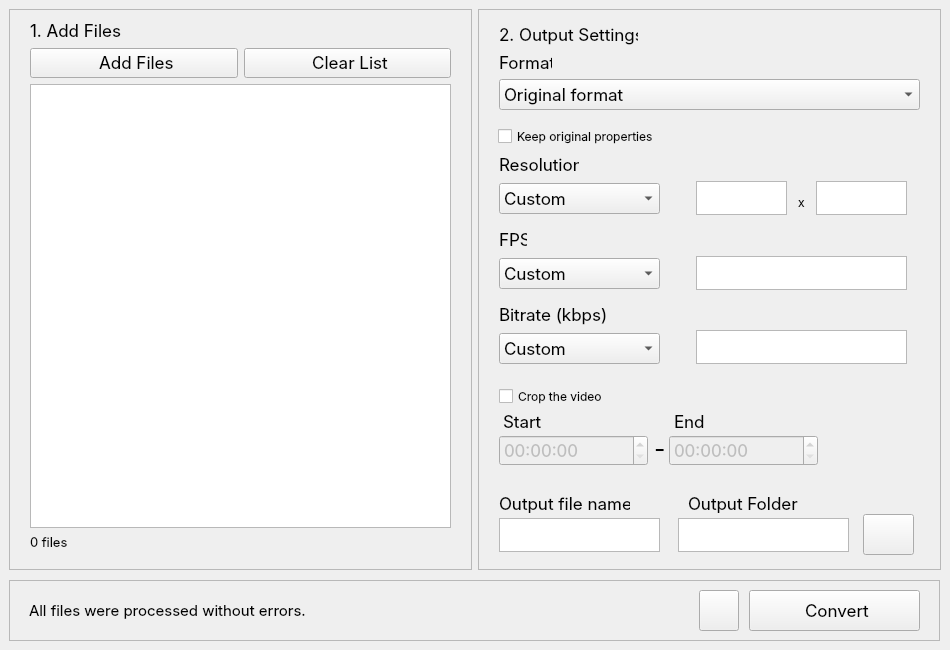
<?xml version="1.0" encoding="UTF-8"?>
<ui version="4.0">
 <class>MainWindow</class>
 <widget class="QMainWindow" name="MainWindow">
  <property name="geometry">
   <rect>
    <x>0</x>
    <y>0</y>
    <width>950</width>
    <height>650</height>
   </rect>
  </property>
  <property name="minimumSize">
   <size>
    <width>950</width>
    <height>650</height>
   </size>
  </property>
  <property name="maximumSize">
   <size>
    <width>950</width>
    <height>650</height>
   </size>
  </property>
  <property name="windowTitle">
   <string>FFmpeg Studio v1.0</string>
  </property>
  <property name="windowIcon">
   <iconset resource="resources.qrc">
    <normaloff>:/media/icon.png</normaloff>:/media/icon.png</iconset>
  </property>
  <property name="styleSheet">
   <string notr="true">font-family: Inter;</string>
  </property>
  <widget class="QWidget" name="centralwidget">
   <widget class="QFrame" name="Frame1">
    <property name="geometry">
     <rect>
      <x>9</x>
      <y>9</y>
      <width>463</width>
      <height>561</height>
     </rect>
    </property>
    <property name="autoFillBackground">
     <bool>false</bool>
    </property>
    <property name="styleSheet">
     <string notr="true"/>
    </property>
    <property name="frameShape">
     <enum>QFrame::Shape::StyledPanel</enum>
    </property>
    <property name="frameShadow">
     <enum>QFrame::Shadow::Raised</enum>
    </property>
    <widget class="QWidget" name="layoutWidget">
     <property name="geometry">
      <rect>
       <x>21</x>
       <y>11</y>
       <width>421</width>
       <height>531</height>
      </rect>
     </property>
     <layout class="QGridLayout" name="gridLayout">
      <item row="3" column="0">
       <widget class="QLabel" name="FileCount">
        <property name="font">
         <font>
          <family>Inter</family>
          <pointsize>10</pointsize>
         </font>
        </property>
        <property name="text">
         <string>0 files</string>
        </property>
       </widget>
      </item>
      <item row="0" column="0">
       <widget class="QLabel" name="txtStep1">
        <property name="font">
         <font>
          <family>Inter</family>
          <pointsize>13</pointsize>
         </font>
        </property>
        <property name="text">
         <string>1. Add Files</string>
        </property>
       </widget>
      </item>
      <item row="1" column="1">
       <widget class="QPushButton" name="btnClearList">
        <property name="font">
         <font>
          <family>Inter</family>
          <pointsize>13</pointsize>
         </font>
        </property>
        <property name="styleSheet">
         <string notr="true"/>
        </property>
        <property name="text">
         <string> Clear List</string>
        </property>
        <property name="icon">
         <iconset theme="QIcon::ThemeIcon::EditDelete"/>
        </property>
        <property name="iconSize">
         <size>
          <width>15</width>
          <height>15</height>
         </size>
        </property>
       </widget>
      </item>
      <item row="1" column="0">
       <widget class="QPushButton" name="btnAddFiles">
        <property name="font">
         <font>
          <family>Inter</family>
          <pointsize>13</pointsize>
         </font>
        </property>
        <property name="styleSheet">
         <string notr="true"/>
        </property>
        <property name="text">
         <string> Add Files</string>
        </property>
        <property name="icon">
         <iconset theme="QIcon::ThemeIcon::DocumentPageSetup"/>
        </property>
        <property name="iconSize">
         <size>
          <width>15</width>
          <height>15</height>
         </size>
        </property>
       </widget>
      </item>
      <item row="2" column="0" colspan="2">
       <widget class="QListWidget" name="listFiles">
        <property name="enabled">
         <bool>true</bool>
        </property>
        <property name="font">
         <font>
          <family>Inter</family>
          <pointsize>10</pointsize>
         </font>
        </property>
       </widget>
      </item>
     </layout>
    </widget>
   </widget>
   <widget class="QFrame" name="Frame2">
    <property name="geometry">
     <rect>
      <x>478</x>
      <y>9</y>
      <width>463</width>
      <height>561</height>
     </rect>
    </property>
    <property name="autoFillBackground">
     <bool>false</bool>
    </property>
    <property name="styleSheet">
     <string notr="true"/>
    </property>
    <property name="frameShape">
     <enum>QFrame::Shape::StyledPanel</enum>
    </property>
    <property name="frameShadow">
     <enum>QFrame::Shadow::Raised</enum>
    </property>
    <property name="lineWidth">
     <number>1</number>
    </property>
    <property name="midLineWidth">
     <number>0</number>
    </property>
    <widget class="QLabel" name="txtStep2">
     <property name="geometry">
      <rect>
       <x>21</x>
       <y>15</y>
       <width>139</width>
       <height>21</height>
      </rect>
     </property>
     <property name="font">
      <font>
       <family>Inter</family>
       <pointsize>13</pointsize>
      </font>
     </property>
     <property name="text">
      <string>2. Output Settings</string>
     </property>
    </widget>
    <widget class="QLabel" name="txtFormat">
     <property name="geometry">
      <rect>
       <x>21</x>
       <y>43</y>
       <width>53</width>
       <height>21</height>
      </rect>
     </property>
     <property name="font">
      <font>
       <family>Inter</family>
       <pointsize>13</pointsize>
      </font>
     </property>
     <property name="text">
      <string>Format</string>
     </property>
    </widget>
    <widget class="QLabel" name="txtResolution">
     <property name="geometry">
      <rect>
       <x>21</x>
       <y>145</y>
       <width>80</width>
       <height>21</height>
      </rect>
     </property>
     <property name="font">
      <font>
       <family>Inter</family>
       <pointsize>13</pointsize>
      </font>
     </property>
     <property name="text">
      <string>Resolution</string>
     </property>
    </widget>
    <widget class="QLabel" name="txtFPS">
     <property name="geometry">
      <rect>
       <x>21</x>
       <y>220</y>
       <width>28</width>
       <height>21</height>
      </rect>
     </property>
     <property name="font">
      <font>
       <family>Inter</family>
       <pointsize>13</pointsize>
      </font>
     </property>
     <property name="text">
      <string>FPS</string>
     </property>
    </widget>
    <widget class="QLabel" name="txtBitrate">
     <property name="geometry">
      <rect>
       <x>21</x>
       <y>295</y>
       <width>111</width>
       <height>21</height>
      </rect>
     </property>
     <property name="font">
      <font>
       <family>Inter</family>
       <pointsize>13</pointsize>
      </font>
     </property>
     <property name="text">
      <string>Bitrate (kbps)</string>
     </property>
    </widget>
    <widget class="QCheckBox" name="KeepOriginal">
     <property name="geometry">
      <rect>
       <x>20</x>
       <y>115</y>
       <width>160</width>
       <height>24</height>
      </rect>
     </property>
     <property name="toolTip">
      <string>Keep empty the setting you do not want to change.</string>
     </property>
     <property name="text">
      <string>Keep original properties</string>
     </property>
    </widget>
    <widget class="QLabel" name="txtOutputPath">
     <property name="geometry">
      <rect>
       <x>210</x>
       <y>485</y>
       <width>111</width>
       <height>19</height>
      </rect>
     </property>
     <property name="font">
      <font>
       <family>Inter</family>
       <pointsize>13</pointsize>
      </font>
     </property>
     <property name="text">
      <string>Output Folder</string>
     </property>
    </widget>
    <widget class="QComboBox" name="BoxFormats">
     <property name="geometry">
      <rect>
       <x>21</x>
       <y>70</y>
       <width>421</width>
       <height>31</height>
      </rect>
     </property>
     <property name="font">
      <font>
       <family>Inter</family>
       <pointsize>13</pointsize>
      </font>
     </property>
     <property name="styleSheet">
      <string notr="true"/>
     </property>
     <item>
      <property name="text">
       <string>Original format</string>
      </property>
     </item>
     <item>
      <property name="text">
       <string>mp4</string>
      </property>
     </item>
     <item>
      <property name="text">
       <string>mkv</string>
      </property>
     </item>
     <item>
      <property name="text">
       <string>mov</string>
      </property>
     </item>
    </widget>
    <widget class="QComboBox" name="BoxResolutions">
     <property name="geometry">
      <rect>
       <x>21</x>
       <y>174</y>
       <width>161</width>
       <height>31</height>
      </rect>
     </property>
     <property name="font">
      <font>
       <family>Inter</family>
       <pointsize>13</pointsize>
      </font>
     </property>
     <property name="styleSheet">
      <string notr="true"/>
     </property>
     <item>
      <property name="text">
       <string>Custom</string>
      </property>
     </item>
     <item>
      <property name="text">
       <string>4K</string>
      </property>
     </item>
     <item>
      <property name="text">
       <string>UHD</string>
      </property>
     </item>
     <item>
      <property name="text">
       <string>Quad HD</string>
      </property>
     </item>
     <item>
      <property name="text">
       <string>2K</string>
      </property>
     </item>
     <item>
      <property name="text">
       <string>Full HD</string>
      </property>
     </item>
     <item>
      <property name="text">
       <string>HD</string>
      </property>
     </item>
     <item>
      <property name="text">
       <string>SVGA</string>
      </property>
     </item>
     <item>
      <property name="text">
       <string>VGA</string>
      </property>
     </item>
    </widget>
    <widget class="QPlainTextEdit" name="entryFPS">
     <property name="geometry">
      <rect>
       <x>218</x>
       <y>247</y>
       <width>211</width>
       <height>34</height>
      </rect>
     </property>
     <property name="font">
      <font>
       <family>Inter</family>
       <pointsize>13</pointsize>
      </font>
     </property>
     <property name="toolTip">
      <string>Specify it in positive values.</string>
     </property>
     <property name="styleSheet">
      <string notr="true"/>
     </property>
     <property name="lineWrapMode">
      <enum>QPlainTextEdit::LineWrapMode::NoWrap</enum>
     </property>
    </widget>
    <widget class="QPlainTextEdit" name="entryBitrate">
     <property name="geometry">
      <rect>
       <x>218</x>
       <y>321</y>
       <width>211</width>
       <height>34</height>
      </rect>
     </property>
     <property name="font">
      <font>
       <family>Inter</family>
       <pointsize>13</pointsize>
      </font>
     </property>
     <property name="toolTip">
      <string>Video bitrate. Specified in kbit/s, in positive integer values.</string>
     </property>
     <property name="styleSheet">
      <string notr="true"/>
     </property>
     <property name="lineWrapMode">
      <enum>QPlainTextEdit::LineWrapMode::NoWrap</enum>
     </property>
    </widget>
    <widget class="QPlainTextEdit" name="entryPath">
     <property name="geometry">
      <rect>
       <x>200</x>
       <y>509</y>
       <width>171</width>
       <height>34</height>
      </rect>
     </property>
     <property name="font">
      <font>
       <family>Inter</family>
       <pointsize>13</pointsize>
      </font>
     </property>
     <property name="styleSheet">
      <string notr="true"/>
     </property>
     <property name="lineWrapMode">
      <enum>QPlainTextEdit::LineWrapMode::NoWrap</enum>
     </property>
    </widget>
    <widget class="QPushButton" name="btnBrowse">
     <property name="geometry">
      <rect>
       <x>385</x>
       <y>505</y>
       <width>51</width>
       <height>41</height>
      </rect>
     </property>
     <property name="font">
      <font>
       <family>Inter</family>
       <pointsize>13</pointsize>
      </font>
     </property>
     <property name="styleSheet">
      <string notr="true"/>
     </property>
     <property name="text">
      <string/>
     </property>
     <property name="icon">
      <iconset theme="QIcon::ThemeIcon::FolderOpen"/>
     </property>
     <property name="iconSize">
      <size>
       <width>20</width>
       <height>20</height>
      </size>
     </property>
    </widget>
    <widget class="QPlainTextEdit" name="entryW">
     <property name="geometry">
      <rect>
       <x>218</x>
       <y>172</y>
       <width>91</width>
       <height>34</height>
      </rect>
     </property>
     <property name="font">
      <font>
       <family>Inter</family>
       <pointsize>13</pointsize>
      </font>
     </property>
     <property name="toolTip">
      <string>Width. Specify it in positive integer values.</string>
     </property>
     <property name="lineWrapMode">
      <enum>QPlainTextEdit::LineWrapMode::NoWrap</enum>
     </property>
    </widget>
    <widget class="QPlainTextEdit" name="entryH">
     <property name="geometry">
      <rect>
       <x>338</x>
       <y>172</y>
       <width>91</width>
       <height>34</height>
      </rect>
     </property>
     <property name="font">
      <font>
       <family>Inter</family>
       <pointsize>13</pointsize>
      </font>
     </property>
     <property name="toolTip">
      <string>Height. Specify it in positive integer values.</string>
     </property>
     <property name="lineWrapMode">
      <enum>QPlainTextEdit::LineWrapMode::NoWrap</enum>
     </property>
    </widget>
    <widget class="QComboBox" name="BoxFPS">
     <property name="geometry">
      <rect>
       <x>21</x>
       <y>249</y>
       <width>161</width>
       <height>31</height>
      </rect>
     </property>
     <property name="font">
      <font>
       <family>Inter</family>
       <pointsize>13</pointsize>
      </font>
     </property>
     <property name="styleSheet">
      <string notr="true"/>
     </property>
     <item>
      <property name="text">
       <string>Custom</string>
      </property>
     </item>
     <item>
      <property name="text">
       <string>120</string>
      </property>
     </item>
     <item>
      <property name="text">
       <string>60</string>
      </property>
     </item>
     <item>
      <property name="text">
       <string>30</string>
      </property>
     </item>
    </widget>
    <widget class="QComboBox" name="BoxBitrate">
     <property name="geometry">
      <rect>
       <x>21</x>
       <y>324</y>
       <width>161</width>
       <height>31</height>
      </rect>
     </property>
     <property name="font">
      <font>
       <family>Inter</family>
       <pointsize>13</pointsize>
      </font>
     </property>
     <property name="styleSheet">
      <string notr="true"/>
     </property>
     <item>
      <property name="text">
       <string>Custom</string>
      </property>
     </item>
     <item>
      <property name="text">
       <string>10000 kbps</string>
      </property>
     </item>
     <item>
      <property name="text">
       <string>5000 kbps</string>
      </property>
     </item>
     <item>
      <property name="text">
       <string>2000 kbps</string>
      </property>
     </item>
     <item>
      <property name="text">
       <string>1000 kbps</string>
      </property>
     </item>
     <item>
      <property name="text">
       <string>500 kbps</string>
      </property>
     </item>
    </widget>
    <widget class="QLabel" name="txtX">
     <property name="geometry">
      <rect>
       <x>320</x>
       <y>185</y>
       <width>16</width>
       <height>16</height>
      </rect>
     </property>
     <property name="text">
      <string>x</string>
     </property>
    </widget>
    <widget class="QCheckBox" name="CropTheVideo">
     <property name="enabled">
      <bool>true</bool>
     </property>
     <property name="geometry">
      <rect>
       <x>21</x>
       <y>375</y>
       <width>113</width>
       <height>24</height>
      </rect>
     </property>
     <property name="styleSheet">
      <string notr="true"/>
     </property>
     <property name="text">
      <string>Crop the video</string>
     </property>
    </widget>
    <widget class="QLabel" name="txtStart">
     <property name="geometry">
      <rect>
       <x>25</x>
       <y>405</y>
       <width>41</width>
       <height>16</height>
      </rect>
     </property>
     <property name="font">
      <font>
       <family>Inter</family>
       <pointsize>13</pointsize>
      </font>
     </property>
     <property name="text">
      <string>Start</string>
     </property>
    </widget>
    <widget class="QLabel" name="txtEnd">
     <property name="geometry">
      <rect>
       <x>196</x>
       <y>405</y>
       <width>31</width>
       <height>16</height>
      </rect>
     </property>
     <property name="font">
      <font>
       <family>Inter</family>
       <pointsize>13</pointsize>
      </font>
     </property>
     <property name="text">
      <string>End</string>
     </property>
    </widget>
    <widget class="QTimeEdit" name="timeStart">
     <property name="enabled">
      <bool>false</bool>
     </property>
     <property name="geometry">
      <rect>
       <x>21</x>
       <y>426</y>
       <width>149</width>
       <height>31</height>
      </rect>
     </property>
     <property name="font">
      <font>
       <family>Inter</family>
       <pointsize>13</pointsize>
      </font>
     </property>
     <property name="toolTip">
      <string>Format - hh:mm:ss</string>
     </property>
     <property name="styleSheet">
      <string notr="true"/>
     </property>
     <property name="displayFormat">
      <string>HH:mm:ss</string>
     </property>
    </widget>
    <widget class="QTimeEdit" name="timeEnd">
     <property name="enabled">
      <bool>false</bool>
     </property>
     <property name="geometry">
      <rect>
       <x>191</x>
       <y>426</y>
       <width>149</width>
       <height>31</height>
      </rect>
     </property>
     <property name="font">
      <font>
       <family>Inter</family>
       <pointsize>13</pointsize>
      </font>
     </property>
     <property name="toolTip">
      <string>Format - hh:mm:ss</string>
     </property>
     <property name="styleSheet">
      <string notr="true"/>
     </property>
     <property name="displayFormat">
      <string>HH:mm:ss</string>
     </property>
    </widget>
    <widget class="QLabel" name="txtDash">
     <property name="geometry">
      <rect>
       <x>176</x>
       <y>425</y>
       <width>16</width>
       <height>30</height>
      </rect>
     </property>
     <property name="font">
      <font>
       <family>Inter</family>
       <pointsize>19</pointsize>
      </font>
     </property>
     <property name="text">
      <string>-</string>
     </property>
    </widget>
    <widget class="QPlainTextEdit" name="entryName">
     <property name="geometry">
      <rect>
       <x>21</x>
       <y>509</y>
       <width>161</width>
       <height>34</height>
      </rect>
     </property>
     <property name="font">
      <font>
       <family>Inter</family>
       <pointsize>13</pointsize>
      </font>
     </property>
     <property name="styleSheet">
      <string notr="true"/>
     </property>
     <property name="lineWrapMode">
      <enum>QPlainTextEdit::LineWrapMode::NoWrap</enum>
     </property>
    </widget>
    <widget class="QLabel" name="txtNewName">
     <property name="geometry">
      <rect>
       <x>21</x>
       <y>485</y>
       <width>131</width>
       <height>19</height>
      </rect>
     </property>
     <property name="font">
      <font>
       <family>Inter</family>
       <pointsize>13</pointsize>
      </font>
     </property>
     <property name="text">
      <string>Output file name</string>
     </property>
    </widget>
   </widget>
   <widget class="QFrame" name="Frame3">
    <property name="geometry">
     <rect>
      <x>9</x>
      <y>580</y>
      <width>931</width>
      <height>61</height>
     </rect>
    </property>
    <property name="styleSheet">
     <string notr="true"/>
    </property>
    <property name="frameShape">
     <enum>QFrame::Shape::StyledPanel</enum>
    </property>
    <property name="frameShadow">
     <enum>QFrame::Shadow::Raised</enum>
    </property>
    <widget class="QPushButton" name="btnConvert">
     <property name="geometry">
      <rect>
       <x>740</x>
       <y>10</y>
       <width>171</width>
       <height>41</height>
      </rect>
     </property>
     <property name="font">
      <font>
       <family>Inter</family>
       <pointsize>13</pointsize>
      </font>
     </property>
     <property name="toolTip">
      <string>Convert all selected files.</string>
     </property>
     <property name="statusTip">
      <string/>
     </property>
     <property name="styleSheet">
      <string notr="true"/>
     </property>
     <property name="text">
      <string> Convert</string>
     </property>
     <property name="icon">
      <iconset theme="QIcon::ThemeIcon::SyncSynchronizing"/>
     </property>
    </widget>
    <widget class="QPushButton" name="btnAbout">
     <property name="geometry">
      <rect>
       <x>690</x>
       <y>10</y>
       <width>40</width>
       <height>41</height>
      </rect>
     </property>
     <property name="font">
      <font>
       <family>Inter</family>
       <pointsize>13</pointsize>
      </font>
     </property>
     <property name="text">
      <string/>
     </property>
     <property name="icon">
      <iconset theme="QIcon::ThemeIcon::InsertImage"/>
     </property>
    </widget>
    <widget class="QLabel" name="txtStatus">
     <property name="geometry">
      <rect>
       <x>20</x>
       <y>15</y>
       <width>591</width>
       <height>31</height>
      </rect>
     </property>
     <property name="font">
      <font>
       <family>Inter</family>
       <pointsize>11</pointsize>
      </font>
     </property>
     <property name="text">
      <string>All files were processed without errors.</string>
     </property>
    </widget>
   </widget>
   <widget class="QWidget" name="widget" native="true">
    <property name="geometry">
     <rect>
      <x>1070</x>
      <y>220</y>
      <width>421</width>
      <height>231</height>
     </rect>
    </property>
   </widget>
  </widget>
 </widget>
 <resources>
  <include location="resources.qrc"/>
 </resources>
 <connections/>
</ui>
